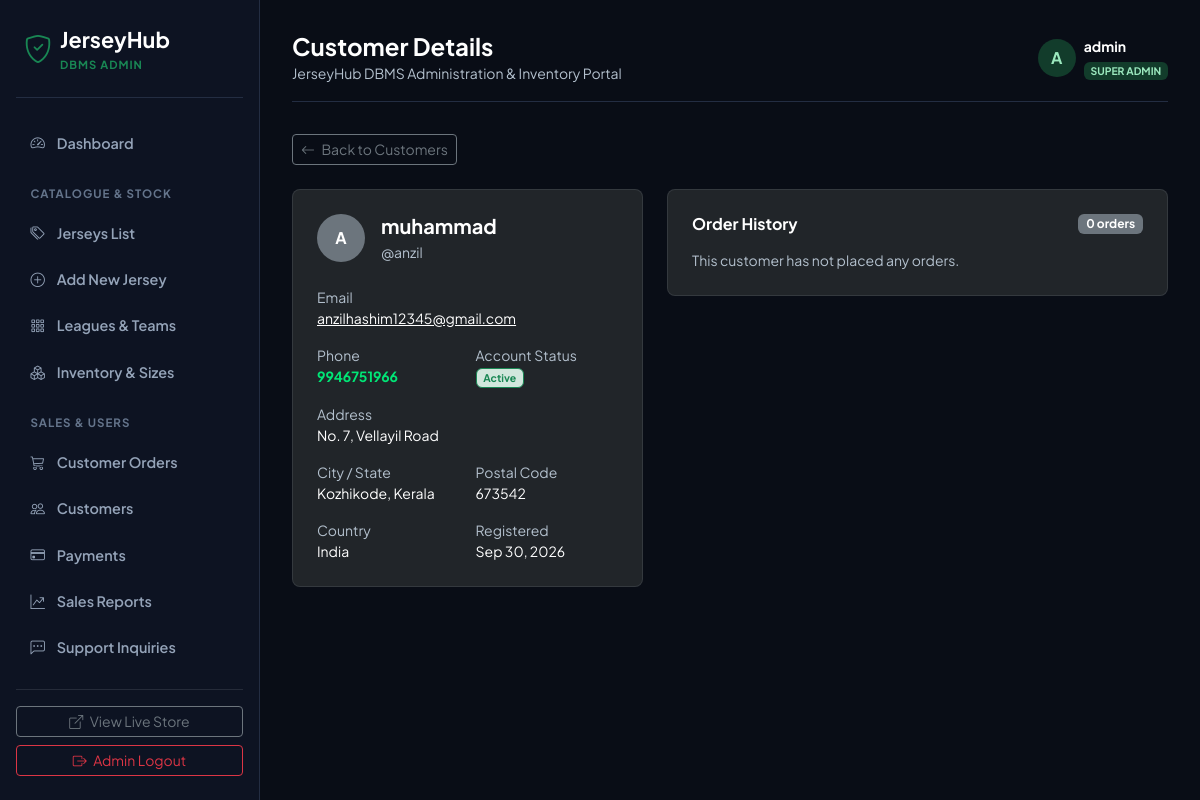
Screenshot of /admin/customers/4 (signed in) with the database file from the repository.
### models.py (models this page shows, shortened)
class User(UserMixin, db.Model):
    __tablename__ = 'users'
    id = db.Column(db.Integer, primary_key=True)
    username = db.Column(db.String(80), unique=True, nullable=False, index=True)
    email = db.Column(db.String(120), unique=True, nullable=False, index=True)
    password_hash = db.Column(db.String(255), nullable=False)
    full_name = db.Column(db.String(120), nullable=True)
    phone = db.Column(db.String(25), nullable=True)
    address = db.Column(db.Text, nullable=True)
    city = db.Column(db.String(80), nullable=True)
    state = db.Column(db.String(80), nullable=True)
    postal_code = db.Column(db.String(20), nullable=True)
    country = db.Column(db.String(80), default='India')
    is_admin = db.Column(db.Boolean, default=False, nullable=False)
    is_active = db.Column(db.Boolean, default=True, nullable=False)
    created_at = db.Column(db.DateTime, default=datetime.utcnow)
    orders = db.relationship('Order', backref='customer', lazy='dynamic', cascade='all, delete-orphan')
    cart_items = db.relationship('CartItem', backref='user', lazy='dynamic', cascade='all, delete-orphan')
    reviews = db.relationship('Review', backref='author', lazy='dynamic', cascade='all, delete-orphan')

### routes/admin.py (the view)
@admin_bp.route('/customers/<int:user_id>')
@admin_required
def customer_detail(user_id):
    customer = User.query.filter_by(id=user_id, is_admin=False).first_or_404()
    orders = customer.orders.order_by(Order.created_at.desc()).all()
    return render_template('admin/customer_detail.html', customer=customer, orders=orders)

### models.py (called while the page is built)
@login_manager.user_loader
def load_user(user_id):
    return db.session.get(User, int(user_id))

### routes/admin.py (called while the page is built)
@admin_bp.after_request
def prevent_admin_page_caching(response):
    response.headers['Cache-Control'] = 'no-store, no-cache, must-revalidate, private'
    response.headers['Pragma'] = 'no-cache'
    response.headers['Expires'] = '0'
    return response

def admin_required(f):
    @wraps(f)
    def decorated_function(*args, **kwargs):
        if not current_user.is_authenticated:
            return redirect(url_for('admin.login', next=request.url))
        if not current_user.is_admin:
            flash('Access denied. Administrator privileges required.', 'danger')
            return redirect(url_for('main.home'))
        return f(*args, **kwargs)
    return decorated_function

### templates/admin/customer_detail.html (shortened to what this page needs)
{% extends 'admin/base.html' %}
{% block page_title %}Customer Details{% endblock %}
{% block content %}
<div class="mb-4">
  <a href="{{ url_for('admin.customers') }}" class="btn btn-sm btn-outline-secondary">
    <i class="bi bi-arrow-left me-1"></i> Back to Customers
  </a>
</div>
<div class="row g-4">
  <div class="col-lg-5">
    <section class="card bg-dark border-secondary border-opacity-25 rounded-3 p-4 h-100">
      <div class="d-flex align-items-center gap-3 mb-4">
        <div class="bg-secondary rounded-circle text-white fw-bold d-flex align-items-center justify-content-center" style="width: 48px; height: 48px;">
          {{ customer.username[:1].upper() }}
        </div>
        <div>
          <h5 class="fw-bold text-white mb-1">{{ customer.full_name or customer.username }}</h5>
          <div class="text-muted small">@{{ customer.username }}</div>
        </div>
      </div>
      <div class="row g-3 small">
        <div class="col-12">
          <span class="text-muted d-block">Email</span>
          <a class="text-white" href="mailto:{{ customer.email }}">{{ customer.email }}</a>
        </div>
        <div class="col-sm-6">
          <span class="text-muted d-block">Phone</span>
          <span class="admin-customer-phone">{{ customer.phone or 'Not provided' }}</span>
        </div>
        <div class="col-sm-6">
          <span class="text-muted d-block">Account Status</span>
          {% if customer.is_active %}
            <span class="badge bg-success-subtle text-success border border-success">Active</span>
          {% else %}
            <span class="badge bg-danger-subtle text-danger border border-danger">Deactivated</span>
          {% endif %}
        </div>
        <div class="col-12">
          <span class="text-muted d-block">Address</span>
          <span class="text-white">{{ customer.address or 'Not provided' }}</span>
        </div>
        <div class="col-sm-6">
          <span class="text-muted d-block">City / State</span>
          <span class="text-white">{{ customer.city or 'Not provided' }}{% if customer.state %}, {{ customer.state }}{% endif %}</span>
        </div>
        <div class="col-sm-6">
          <span class="text-muted d-block">Postal Code</span>
          <span class="text-white">{{ customer.postal_code or 'Not provided' }}</span>
        </div>
        <div class="col-sm-6">
          <span class="text-muted d-block">Country</span>
          <span class="text-white">{{ customer.country or 'Not provided' }}</span>
        </div>
        <div class="col-sm-6">
          <span class="text-muted d-block">Registered</span>
          <span class="text-white">{{ customer.created_at.strftime('%b %d, %Y') if customer.created_at else 'Unknown' }}</span>
        </div>
      </div>
    </section>
  </div>
  <div class="col-lg-7">
    <section class="card bg-dark border-secondary border-opacity-25 rounded-3 p-4">
      <div class="d-flex justify-content-between align-items-center mb-3">
        <h6 class="fw-bold text-white mb-0">Order History</h6>
        <span class="badge bg-secondary">{{ orders|length }} orders</span>
      </div>
      {% if orders %}
        <div class="table-responsive">
          <table class="table table-dark align-middle mb-0">
            <thead>
              <tr>
                <th>Order</th>
                <th>Date</th>
                <th>Status</th>
                <th class="text-end">Total (INR)</th>
              </tr>
            </thead>
            <tbody>
              {% for order in orders %}
                <tr>
                  <td class="font-monospace">{{ order.order_number }}</td>
                  <td class="text-white-50 small">{{ order.created_at.strftime('%b %d, %Y') }}</td>
                  <td><span class="badge bg-secondary">{{ order.status }}</span></td>
                  <td class="text-end text-success">{{ '%.2f'|format(order.total_amount) }}</td>
                </tr>
              {% endfor %}
            </tbody>
          </table>
        </div>
      {% else %}
        <p class="text-muted small mb-0">This customer has not placed any orders.</p>
      {% endif %}
    </section>
  </div>
</div>
{% endblock %}

### templates/admin/base.html (shortened to what this page needs)
<!DOCTYPE html>
<html lang="en">
<head>
  <link href="https://cdn.jsdelivr.net/npm/bootstrap@5.3.3/dist/css/bootstrap.min.css" rel="stylesheet">
  <link href="https://cdn.jsdelivr.net/npm/bootstrap-icons@1.11.3/font/bootstrap-icons.min.css" rel="stylesheet">
  <link rel="stylesheet" href="{{ url_for('static', filename='css/admin.css') }}">
</head>
<body class="admin-body">
  <aside class="admin-sidebar">
    <a href="{{ url_for('admin.dashboard') }}" class="admin-brand">
      <i class="bi bi-shield-check text-success fs-3"></i>
      <div>
        <div class="fw-bold">JerseyHub</div>
        <div class="text-success small" style="font-size: 0.7rem; font-weight: 700; letter-spacing: 1px;">DBMS ADMIN</div>
      </div>
    </a>
    <ul class="admin-nav flex-grow-1">
      <li class="admin-nav-item">
        <a href="{{ url_for('admin.dashboard') }}" class="{% if request.endpoint == 'admin.dashboard' %}active{% endif %}">
          <i class="bi bi-speedometer2"></i> Dashboard
        </a>
      </li>
      <li class="admin-nav-section-title">Catalogue & Stock</li>
      <li class="admin-nav-item">
        <a href="{{ url_for('admin.products') }}" class="{% if request.endpoint in ['admin.products', 'admin.edit_product'] %}active{% endif %}">
          <i class="bi bi-tags"></i> Jerseys List
        </a>
      </li>
      <li class="admin-nav-item">
        <a href="{{ url_for('admin.add_product') }}" class="{% if request.endpoint == 'admin.add_product' %}active{% endif %}">
          <i class="bi bi-plus-circle"></i> Add New Jersey
        </a>
      </li>
      <li class="admin-nav-item">
        <a href="{{ url_for('admin.categories') }}" class="{% if request.endpoint == 'admin.categories' %}active{% endif %}">
          <i class="bi bi-grid-3x3-gap"></i> Leagues & Teams
        </a>
      </li>
      <li class="admin-nav-item">
        <a href="{{ url_for('admin.inventory') }}" class="{% if request.endpoint == 'admin.inventory' %}active{% endif %}">
          <i class="bi bi-boxes"></i> Inventory & Sizes
        </a>
      </li>
      <li class="admin-nav-section-title">Sales & Users</li>
      <li class="admin-nav-item">
        <a href="{{ url_for('admin.orders') }}" class="{% if request.endpoint in ['admin.orders', 'admin.order_detail'] %}active{% endif %}">
          <i class="bi bi-cart3"></i> Customer Orders
        </a>
      </li>
      <li class="admin-nav-item">
        <a href="{{ url_for('admin.customers') }}" class="{% if request.endpoint == 'admin.customers' %}active{% endif %}">
          <i class="bi bi-people"></i> Customers
        </a>
      </li>
      <li class="admin-nav-item">
        <a href="{{ url_for('admin.payments') }}" class="{% if request.endpoint == 'admin.payments' %}active{% endif %}">
          <i class="bi bi-credit-card"></i> Payments
        </a>
      </li>
      <li class="admin-nav-item">
        <a href="{{ url_for('admin.sales') }}" class="{% if request.endpoint == 'admin.sales' %}active{% endif %}">
          <i class="bi bi-graph-up-arrow"></i> Sales Reports
        </a>
      </li>
      <li class="admin-nav-item">
        <a href="{{ url_for('admin.messages') }}" class="{% if request.endpoint == 'admin.messages' %}active{% endif %}">
          <i class="bi bi-chat-left-dots"></i> Support Inquiries
        </a>
      </li>
    </ul>
    <div class="pt-3 border-top border-secondary border-opacity-25 mt-auto">
      <a href="{{ url_for('main.home') }}" class="btn btn-sm btn-outline-secondary w-100 mb-2" target="_blank">
        <i class="bi bi-box-arrow-up-right me-1"></i> View Live Store
      </a>
      <a href="{{ url_for('admin.logout') }}" class="btn btn-sm btn-outline-danger w-100">
        <i class="bi bi-box-arrow-right me-1"></i> Admin Logout
      </a>
    </div>
  </aside>
  <main class="admin-main">
    <header class="admin-topbar">
      <div>
        <h4 class="fw-bold text-white mb-0">{% block page_title %}Dashboard Overview{% endblock %}</h4>
        <span class="text-muted small">JerseyHub DBMS Administration & Inventory Portal</span>
      </div>
      <div class="d-flex align-items-center gap-3">
        <div class="d-flex align-items-center gap-2">
          <div class="rounded-circle bg-success text-dark fw-bold d-flex align-items-center justify-content-center" style="width: 38px; height: 38px;">
            A
          </div>
          <div>
            <div class="fw-bold text-white small">{{ current_user.username }}</div>
            <span class="badge bg-success text-dark" style="font-size: 0.65rem;">SUPER ADMIN</span>
          </div>
        </div>
      </div>
    </header>
    {% block content %}{% endblock %}
  </main>
</body>
</html>

### static/css/admin.css (style rules this page uses)
:root { --admin-sidebar-w: 260px; --admin-bg: #090d16; --admin-card: #131a29; --admin-border: #232d42; --admin-accent: #00e676; }
body.admin-body { background-color: var(--admin-bg); color: #e2e8f0; font-family: 'Plus Jakarta Sans', system-ui, -apple-system, sans-serif; overflow-x: hidden; }
.admin-body .text-muted { color: #b3c0cd !important; }
.admin-body .text-dark { color: #e2e8f0 !important; }
.admin-body .bg-success.text-dark { background-color: #123c2b !important; border-color: #1c6847 !important; color: #9be8be !important; }
.admin-customer-phone { color: var(--admin-accent); font-weight: 700; }
.admin-sidebar { width: var(--admin-sidebar-w); height: 100vh; position: fixed; top: 0; left: 0; background-color: #0d1322; border-right: 1px solid var(--admin-border); padding: 1.5rem 1rem; display: flex; flex-direction: column; z-index: 1000; overflow-y: auto; }
.admin-brand { font-size: 1.35rem; font-weight: 800; color: #fff; text-decoration: none; display: flex; align-items: center; gap: 8px; padding: 0 0.5rem 1.5rem; border-bottom: 1px solid var(--admin-border); margin-bottom: 1.5rem; }
.admin-nav { list-style: none; padding: 0; margin: 0; display: flex; flex-direction: column; gap: 4px; }
.admin-nav-item a { display: flex; align-items: center; gap: 12px; padding: 0.65rem 0.9rem; border-radius: 8px; color: #94a3b8; text-decoration: none; font-size: 0.9rem; font-weight: 600; transition: all 0.2s; }
.admin-nav-section-title { font-size: 0.72rem; text-transform: uppercase; color: #64748b; font-weight: 700; letter-spacing: 1px; padding: 1rem 0.9rem 0.4rem; }
.admin-main { margin-left: var(--admin-sidebar-w); padding: 2rem; min-height: 100vh; }
.admin-topbar { display: flex; justify-content: space-between; align-items: center; margin-bottom: 2rem; padding-bottom: 1rem; border-bottom: 1px solid var(--admin-border); }

### rows the page displays
User: username "admin"
User: username "A", full_name "muhammad", username "anzil", email "anzilhashim12345@gmail.com", phone "9946751966", address "No. 7, Vellayil Road", city "Kozhikode", state "Kerala", postal_code "673542", country "India", created_at "Sep 30, 2026"

### other values shown
{{ orders|length }} "0"
